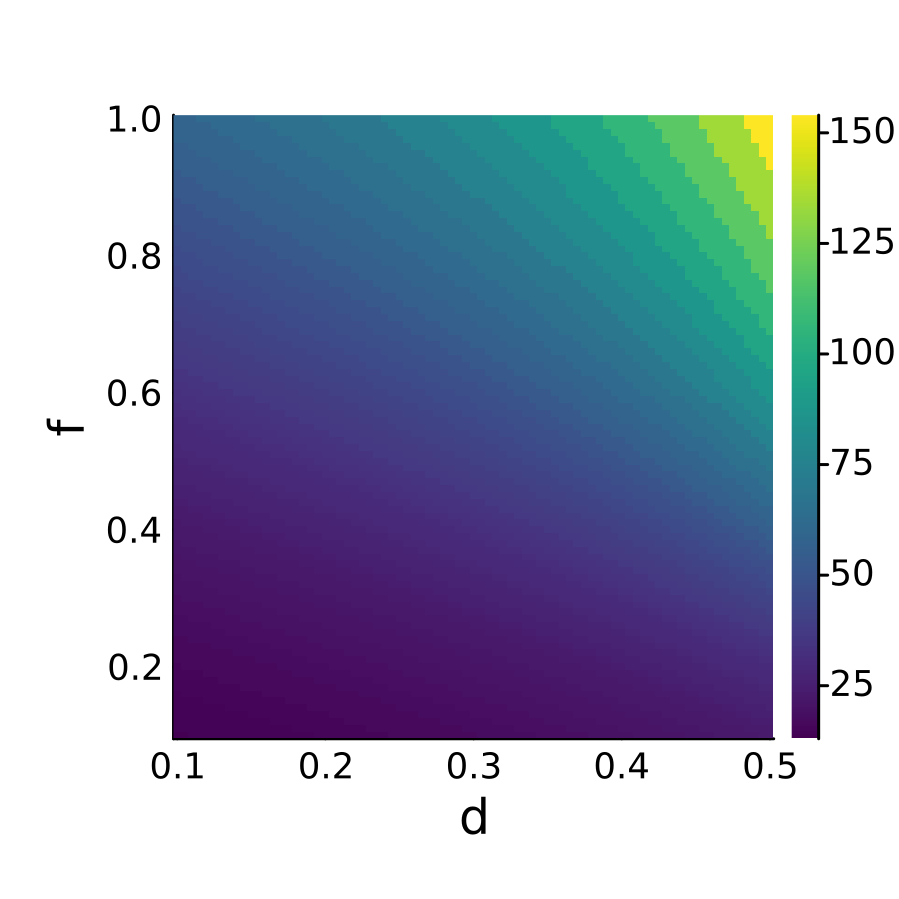

The Julia source for this figure:
using Plots

# Include your existing functions here: simulate_LIF_neuron_fixed_F, generate_spike_train
function simulate_LIF_neuron(A, d, f, tau_d, tau_f, dt, T, S_input)
    τ_m = 10.0       
    V_thresh = -50.0  
    V_reset = -75.0   
    V_rest = -75.0    
    R_m = 10.0        

    time = 0:dt:T      

    V = V_rest                
    Vs = Float64[]           
    spike_times = []         
    D = 1.0                  
    F = 1.0                  
    Hs = Float64[] 

    prev_V = V 
    spike_count = 0  

    for (idx, t) in enumerate(time)
        W = A * D * F
        dV = (-(V - V_rest) + R_m * W * S_input[idx]) / τ_m
        V += dV * dt

        if S_input[idx] == 1
            spike_count += 1
            if spike_count == 1 || spike_count == 5
                # Record the change in potential due to the input spike
                push!(Hs, V - prev_V)
            end
            D *= d  
            F += f  
        end

        dD = (1 - D) / tau_d
        D += dD * dt
    
        dF = (1 - F) / tau_f
        F += dF * dt
        
        prev_V = V
        push!(Vs, V)
    end
    
    return time, Vs, spike_times, Hs
end

function generate_spike_train(T, dt, initial_spike_time, tf)
    # T: total simulation time
    # dt: time step
    # initial_spike_time: time for the first spike
    # tf: temporal frequency, indicating how often a spike appears in the train
    
    # Calculate the number of time steps
    num_steps = convert(Int, T/dt) + 1
    
    # Initialize the spike train with all zeros
    S_input = zeros(Int, num_steps)
    
    # Set the initial spike
    S_input[convert(Int, initial_spike_time/dt)] = 1
    
    # Calculate the time interval between spikes based on the temporal frequency
    spike_interval = round(Int, 1000/tf)
    
    # Generate following spikes at evenly spaced intervals
    for i in 2:5  # since the first spike is already set, we generate the next 4 spikes
        next_spike_time = initial_spike_time + (i-1)*spike_interval
        if next_spike_time <= T  # only set spike if it is within the total time T
            S_input[convert(Int, next_spike_time/dt)] = 1
        end
    end
    
    return S_input
end

function find_theta_for_df_pair(A, d, f, tau_d, tau_f, dt, T, initial_spike_time, df_threshold=0.6)
    temporal_frequency = 1.0
    step = 1  # Increment step for temporal frequency
    max_tf = 175.0  # Maximum temporal frequency to try
    depression_ratio = 1.0

    while temporal_frequency <= max_tf
        S_input = generate_spike_train(T, dt, initial_spike_time, temporal_frequency)
        time, Vs, spike_times, Hs = simulate_LIF_neuron(A, d, f, tau_d, tau_f, dt, T, S_input)
        
        if length(Hs) >= 2
            depression_ratio = Hs[2] / Hs[1]
            if depression_ratio <= df_threshold
                return temporal_frequency
            end
        end
        
        temporal_frequency += step
    end
    
    return NaN  # Return NaN if no suitable temporal frequency is found
end

function generate_theta_colormap(d_values, f_values, A, tau_d, tau_f, dt, T, initial_spike_time, filename)
    theta_matrix = zeros(length(f_values), length(d_values))

    for (i, d) in enumerate(d_values)
        for (j, f) in enumerate(f_values)
            theta = find_theta_for_df_pair(A, d, f, tau_d, tau_f, dt, T, initial_spike_time)
            theta_matrix[j, i] = theta
        end
    end

    heatmap_plot = heatmap(d_values, f_values, theta_matrix, xlabel="d", ylabel="f", title=" ", color=:viridis,grid=false,dpi=300,size=(300,300))
    savefig(heatmap_plot, filename)  # Save the plot to a file
end

# Usage example

# Define parameters
A = 20.0
tau_d = 103.0
tau_f = 96.0
dt = 1.0
T = 3000.0
initial_spike_time = 50.0

# Define d and f values
# Generate d and f values
d_values = 0.1:0.005:0.5  # d from 0.1 to 1.0, incrementing by 0.05
f_values = 0.1:0.01:1.0   # f from 0.1 to 2.0, incrementing by 0.1
# Generate colormap
generate_theta_colormap(d_values, f_values, A, tau_d, tau_f, dt, T, initial_spike_time,"color_map.png")
